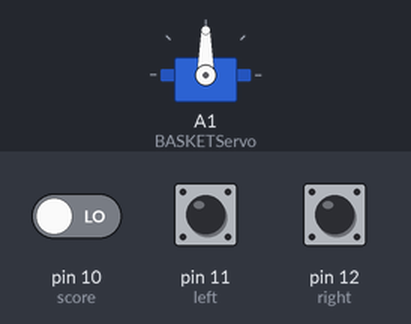
Recording of a sketch running on a simulated Arduino Uno, built with avr-gcc and run on an emulated ATmega328P. Parts: servo. Inputs (shaded band) come from the test bench; at power-on: pin 11 (left) LOW, pin 12 (right) LOW, pin 10 (score) LOW. What the sketch prints to the serial monitor is not drawn.

Above: at 1.2 s.
1.3 s: pin 11 (left) pulled HIGH for 0.15 s
At 1.37 s:
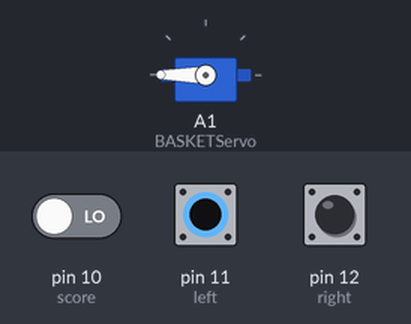
2.9 s: pin 12 (right) pulled HIGH for 0.15 s
At 2.97 s:
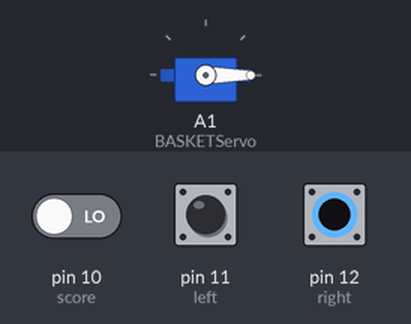
4.5 s: pin 12 (right) pulled HIGH for 3.2 s
At 8.5 s:
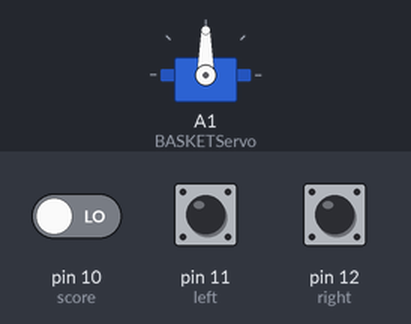
9.2 s: pin 11 (left) pulled HIGH for 3.2 s
At 9.6 s:
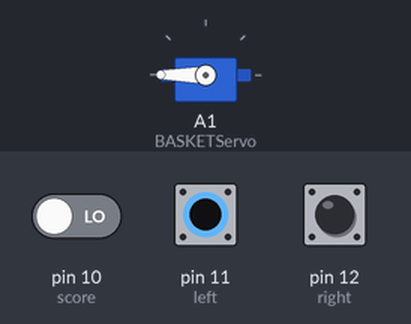
Timing chart, 0 to 13.9 s (numbered marks = the images above; inputs shaded):
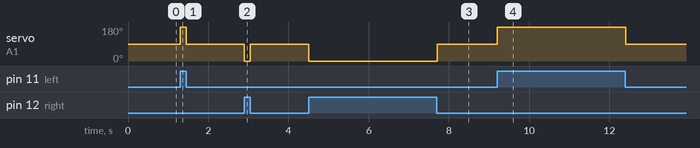

The sketch:

BASKET.ino
```cpp
//BASKET
#include<Servo.h>
Servo BASKETServo;
const int BASKETButton=1;
const int right=12;
const int left=11;
const int score=10;
int Score=0;

void setup() {
  Serial.begin(9600);
  BASKETServo.attach(A1);
  pinMode(BASKETButton,INPUT_PULLUP);
  pinMode(right,INPUT);
  pinMode(left,INPUT);
}
int i = 0;
void loop() {
  if (digitalRead(BASKETButton) == LOW) {
    i+=1;
    }
  if (i%2==1){
    BASKETServo.write(180);
  }
  else{
    BASKETServo.write(90);
  }
//////////////////////////////
  if (digitalRead(right)==1){
    BASKETServo.write(0);
  }
  if (digitalRead(left)==1){
    BASKETServo.write(180);
  }
  if (digitalRead(score)==1){
    Score+=1;
  }
  else{
    Score=Score;
  }
  Serial.println(Score);

}
```

Measured:
- after the input at 1.3 s, servo on A1 (BASKETServo): 90° → 180° at once, → 90° 0.15 s later
- after the input at 2.9 s, servo on A1 (BASKETServo): 90° → 0° at once, → 90° 0.15 s later
- after the input at 4.5 s, servo on A1 (BASKETServo): 90° → 0° at once, → 90° 3.2 s later
- after the input at 9.2 s, servo on A1 (BASKETServo): 90° → 180° at once, → 90° 3.2 s later
